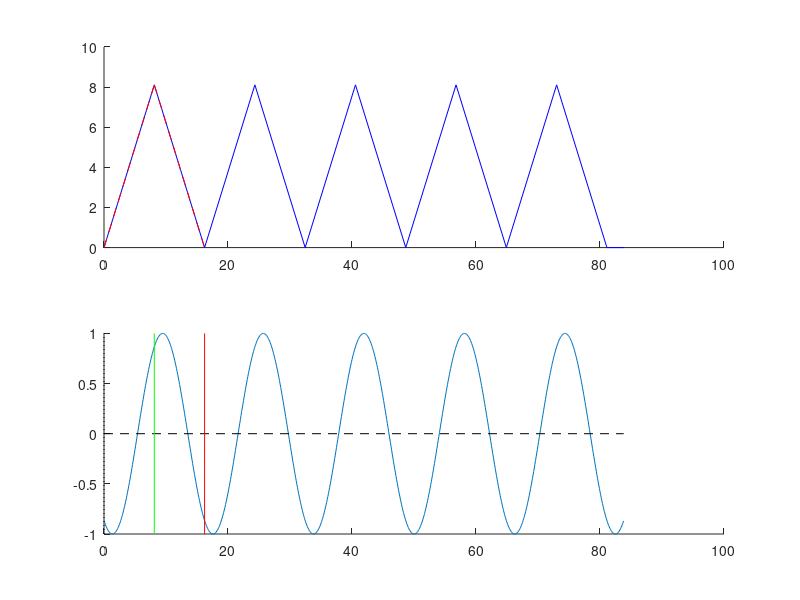
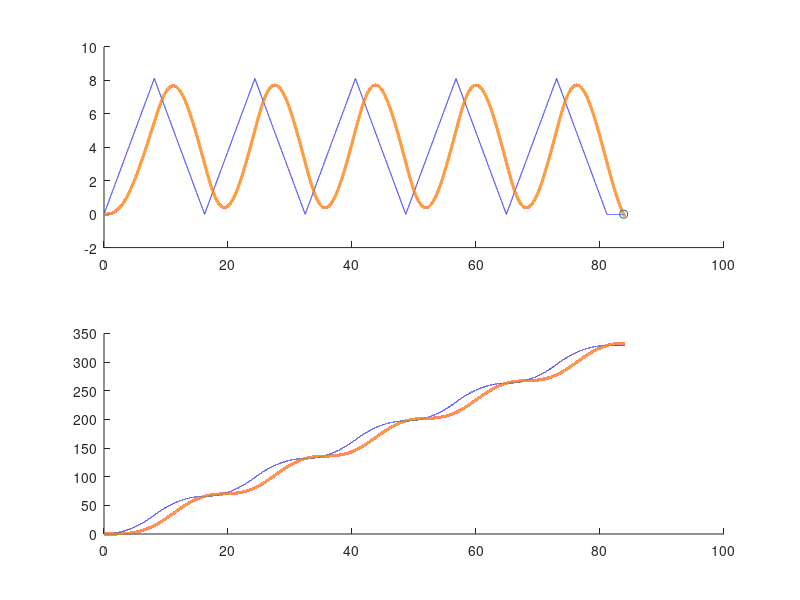
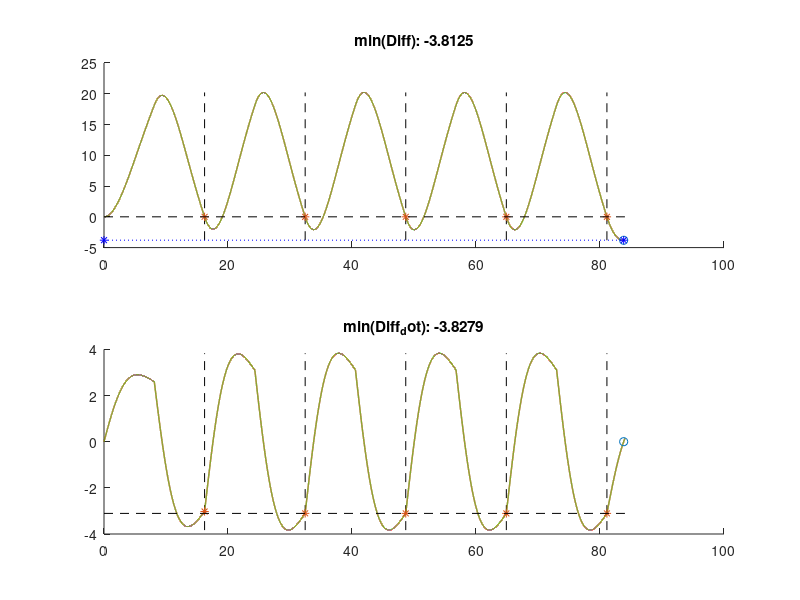

These charts were generated, in order, by the following MATLAB code:
clear;
kappa = 0.2;
tau = 0.5*sqrt(4/kappa);




theta = (tau*kappa)/2;
phi = sqrt(4*kappa-(tau*kappa)^2)/2;
alpha = asin(theta/sqrt(kappa));


a_bar = 1;
a_underbar = a_bar; % maximum deceleration
v_bar = 10;

%delta_max = v_bar/a_bar; 
%ratio = min(2*pi/phi/(2*delta_max),1);
delta = min (v_bar/a_bar,pi/phi);
v_max = delta*a_underbar;


denom = exp(theta*delta).*cos(phi*delta)-1;
numer = exp(theta*delta).*sin(phi*delta);
beta = acot (denom./numer);
beta = beta+ pi.*(denom<0)+2*pi.*((denom>0).*(numer<0));

K=5;

T =(2*K-1)*pi/phi+(2*alpha+beta)/phi ;
%T =2;
%f_0 = mod(T-(alpha+pi/2)/phi,2*pi/phi)-2*pi/phi;
%K = (T-(alpha+pi/2)/phi-f_0)/(2*pi/phi);

t_dec_start = T-(2*alpha+beta)/phi-2*pi/phi*(K-[1:K]);
t_dec_end = t_dec_start+delta;

t_acc_start = t_dec_start - pi/phi;
t_acc_end = t_dec_end - pi/phi;
t_p = [t_acc_start;t_acc_end;t_dec_start;t_dec_end]; 
t_bar_p = t_p;

if size(t_bar_p,2)>0
    if t_p(3,1)-delta>=0
        t_bar_p(1,1)= max(0,t_p(1,1));
        t_bar_p(2,1)= t_bar_p(1,1)+delta;
    else
        t_temp = mod(T- 2*alpha/phi,2*pi/phi);
        old_lhs = -t_temp;
        inc = 0.001;
        for delta1 = [inc:inc:2*pi/phi]
            denom1 = exp(theta*delta1).*cos(phi*delta1)-1;
            numer1 = exp(theta*delta1).*sin(phi*delta1);
            beta1 = acot (denom1/numer1);
            beta1 = beta1+ pi.*(denom1<0)+2*pi.*((denom1>0).*(numer1<0));
            new_lhs = beta1/phi+delta1-t_temp;
            if new_lhs>=0
                delta_1 = delta1-new_lhs/(new_lhs-old_lhs)*inc;
                break
            end        
            old_lhs = new_lhs;
        end 
        t_bar_p(1,1)= 0;
        t_bar_p(2,1)= delta_1;
        t_bar_p(3,1)= delta_1;
        t_bar_p(4,1)= 2*delta_1;
    end
end



TT=T+0.2;
interval = 0.001;


ts = [0:interval:TT];
xs = zeros(size(ts));
vs = zeros(size(ts));
ys = zeros(size(ts));
ws = zeros(size(ts));
as = zeros(size(ts));
ys_ana = zeros(size(ts));
ws_ana = zeros(size(ts));
diff = zeros(size(ts));
diff_ana = zeros(size(ts));
diff_dot_ana = zeros(size(ts));

j_old = 2;
y_0 = 0;
w_0 = 0;
t_0 = 0;
x_0 =0;
diff_0 = 0;
diff_dot_0 = 0;
for i = 2:length(ts)
    %update the first trajectory
    t = ts(i);
    if t<0
        continue
    end
    
    is_break =0;
    for k = 1:size(t_bar_p,2)
        for j = 1:4
            if t<=t_bar_p(j,k)
                is_break =1;
                break;
            end
        end
        if is_break
            break;
        end
    end
    
    if ~is_break
        j =1;
    end
    
    if j==2
         a_temp = a_bar;
    elseif j==4
         a_temp = -a_bar;
    else
        a_temp =0;
    end
    
    
    vs(i) = vs(i-1)+a_temp*interval;
    %vs(i) = max(0,min(vs(i),v_bar));
    
    xs(i) = xs(i-1)+(vs(i)+vs(i-1))/2*interval;
    
    % carfollowing    
    as(i) = kappa*(xs(i-1)-ys(i-1)-tau*ws(i-1));
    g = (as(i)-as(i-1))/interval;
    ws(i) = ws(i-1)+(as(i)+as(i-1))/2*interval;
    ys(i) = ys(i-1) + ws(i-1)*interval+as(i-1)*interval^2/2 ...
        +g*interval^3/6;
    
    
    
    if j == 2
       b = 0.5* a_bar;
       c =0;       
    elseif j==3
       b = 0;
       c = delta* a_bar;       
    elseif j==4
       b = -0.5* a_bar;
       c = delta* a_bar;       
    else
        b = 0;
        c = 0;        
    end
    if j~=j_old
        x_0 = xs(i-1);
        y_0 = ys_ana(i-1)-x_0;
        w_0 = ws_ana(i-1);
        t_0 = ts(i-1);
        diff_0 = -y_0;
        diff_dot_0 = vs(i-1)-w_0  ;
       
    end
    
    t=ts(i)-t_0;
    
%     C = b;
%     D = c-2*tau*b;
%     A = y_0/2+C/kappa+tau*D/2;
%     B = 1/(2*phi)*(-2*theta*A+c-2*tau*b-w_0);
%     im = sqrt(-1);
%     ys_ana(i) = (A+im*B)*exp((-theta+im*phi)*t)+(A-im*B)*exp((-theta-im*phi)*t)+C*t^2+D*t+y_0-2*A;
    
    
   ys_ana(i) = (exp(-theta*t)*cos(phi*t) + theta/phi*exp(-theta*t)*sin(phi*t))*y_0 + exp(-theta*t)*sin(phi*t)*1/phi*w_0...
        + (t^2-2*tau*t+2*tau/phi*exp(-theta*t)*sin(phi*t)+(1/theta*(exp(-theta*t)*cos(phi*t)-1)+1/phi*exp(-theta*t)*sin(phi*t))*(tau-2*theta*tau^2))*b...
        + (t+(exp(-theta*t)*cos(phi*t)-1)*tau-exp(-theta*t)*sin(phi*t)*(1-theta*tau)/phi)*c;
    
   D1 = exp(-theta*t)*cos(phi*t) + theta/phi*exp(-theta*t)*sin(phi*t);
    D2 = exp(-theta*t)*sin(phi*t)*1/phi;
    D3 = t^2-2*tau*t+1/theta*tau*(1-kappa*tau^2)*(exp(-theta*t)*cos(phi*t)-1)...
        +1/phi*tau*(3-kappa*tau^2)*exp(-theta*t)*sin(phi*t);
    D4 = t+(exp(-theta*t)*cos(phi*t)-1)*tau+ exp(-theta*t)*sin(phi*t)*(theta*tau-1)/phi;
    
    ys_ana(i) = D1*y_0 + D2*w_0 + D3*b+ D4*c;

    
    ys_ana(i) = ys_ana(i) + x_0;
    
    ws_ana(i) = -kappa/phi*exp(-theta*t)*sin(phi*t)*y_0+1/phi*(-theta*exp(-theta*t)*sin(phi*t)+phi*exp(-theta*t)*cos(phi*t))*w_0...
        +(2*t+2*tau*(exp(-theta*t)*cos(phi*t)-1)+1/phi*(2*theta*tau-2)*exp(-theta*t)*sin(phi*t))*b...
        +(1-exp(-theta*t)*cos(phi*t)-theta/phi*exp(-theta*t)*sin(phi*t))*c;
    
   
     A1 = exp(-theta*t)*cos(phi*t) + theta/phi*exp(-theta*t)*sin(phi*t);
     A2 = exp(-theta*t)*sin(phi*t)*1/phi;
     Bb = 2*tau*t-1/theta*tau*(1-kappa*tau^2)*(exp(-theta*t)*cos(phi*t)-1)...
         -1/phi*tau*(3-kappa*tau^2)*exp(-theta*t)*sin(phi*t);
     Bc = -tau*(exp(-theta*t)*cos(phi*t)-1)- theta*tau/phi*exp(-theta*t)*sin(phi*t);
    %C1 = D1;
    %C2 = D2;
    %C3 = -(D3-t^2);
    %C4 = -(D2+D4-t);
    
    
    diff_ana(i) = A1*diff_0+A2*diff_dot_0+Bb*b+Bc*c;
    diff (i) = xs(i)-ys(i);
    diff_dot(i) =(diff(i)-diff(i-1))/(ts(i)-ts(i-1));
    
     A1_dot = -kappa/phi*exp(-theta*t)*sin(phi*t);
     A2_dot  = -1/phi*theta*exp(-theta*t)*sin(phi*t)+exp(-theta*t)*cos(phi*t);
     Bb_dot = -2*tau*(exp(-theta*t)*cos(phi*t)-1)+1/phi*(2-2*theta*tau)*exp(-theta*t)*sin(phi*t);
     Bc_dot = tau*kappa/phi*exp(-theta*t)*sin(phi*t);
     diff_dot_ana (i)=  A1_dot*diff_0+A2_dot*diff_dot_0+Bb_dot*b+Bc_dot*c;
     j_old =j; 
end


%% Analytical solution
A = zeros (2,4);
B = zeros (1,4);
A_dot = zeros (2,4);
B_dot = zeros (1,4);

deltas = [delta,pi/phi-delta,delta,pi/phi-delta];
b = [0.5* a_bar,0,-0.5* a_bar,0];
c = [0,delta* a_bar,delta* a_bar,0];
 

for j = 1: 4
    t = deltas(j);
   
    A(1,j) = exp(-theta*t)*cos(phi*t) + theta/phi*exp(-theta*t)*sin(phi*t);
    A(2,j) = exp(-theta*t)*sin(phi*t)*1/phi;  
    Bb = 2*tau*t-1/theta*tau*(1-kappa*tau^2)*(exp(-theta*t)*cos(phi*t)-1)...
     -1/phi*tau*(3-kappa*tau^2)*exp(-theta*t)*sin(phi*t);
    Bc = -tau*(exp(-theta*t)*cos(phi*t)-1)- theta*tau/phi*exp(-theta*t)*sin(phi*t);
    B(j)= Bb*b(j)+Bc*c(j);
    
    A_dot(1,j) = -kappa/phi*exp(-theta*t)*sin(phi*t);
    A_dot(2,j)  = -1/phi*theta*exp(-theta*t)*sin(phi*t)+exp(-theta*t)*cos(phi*t);
    Bb_dot = -2*tau*(exp(-theta*t)*cos(phi*t)-1)+1/phi*(2-2*theta*tau)*exp(-theta*t)*sin(phi*t);
    Bc_dot = tau*kappa/phi*exp(-theta*t)*sin(phi*t);
    B_dot(j)= Bb_dot*b(j)+Bc_dot*c(j);
end
D = zeros(1,2);
D_dot = zeros(1,2);


E = B(3);
E_dot = B_dot(3);
for l3 = [1,2]
    D_temp3 = A(l3,3);
    D_dot_temp3 = A_dot(l3,3);    
    E_temp3 = A(l3,3);
    E_dot_temp3 = A_dot(l3,3);
    
    if l3 == 1
        E = E+E_temp3*B(2);
        E_dot = E_dot+E_dot_temp3*B(2);
    else
        E = E+E_temp3*B_dot(2);
        E_dot = E_dot+E_dot_temp3*B_dot(2);
    end
    for l2 = [1,2]
        if l3 == 1           
            D_temp2 = D_temp3*A(l2,2);
            D_dot_temp2 = D_dot_temp3*A(l2,2);            
            E_temp2 = E_temp3*A(l2,2);
            E_dot_temp2 = E_dot_temp3*A(l2,2);
        else
            D_temp2 = D_temp3 *A_dot(l2,2);
            D_dot_temp2 = D_dot_temp3 *A_dot(l2,2);
            E_temp2 = E_temp3*A_dot(l2,2);
            E_dot_temp2 = E_dot_temp3*A_dot(l2,2);
        end
        if l2 == 1
            E = E+E_temp2*B(1);
            E_dot = E_dot+E_dot_temp2*B(1);
        else
            E = E+E_temp2*B_dot(1);
            E_dot = E_dot+E_dot_temp2*B_dot(1);
        end
        for l1 = [1,2]
            if l2 == 1
                D_temp1 = D_temp2 *A(l1,1);
                D_dot_temp1 = D_dot_temp2 *A(l1,1);
                E_temp1 = E_temp2 *A(l1,1);
                E_dot_temp1 = E_dot_temp2 *A(l1,1);
            else
                D_temp1 = D_temp2 *A_dot(l1,1);
                D_dot_temp1 = D_dot_temp2 *A_dot(l1,1);
                E_temp1 = E_temp2 *A_dot(l1,1);
                E_dot_temp1 = E_dot_temp2 *A_dot(l1,1);
            end
            
            if l1 ==1
                D = D+ D_temp1 *[A(1,4),A(2,4)];
                D_dot = D_dot+ D_dot_temp1 *[A(1,4),A(2,4)];
                E = E+E_temp1*B(4);
                E_dot = E_dot+E_dot_temp1*B(4);
            else
                D = D+ D_temp1 *[A_dot(1,4),A_dot(2,4)];
                D_dot = D_dot+ D_dot_temp1 *[A_dot(1,4),A_dot(2,4)];
                E = E+E_temp1*B_dot(4);
                E_dot = E_dot+E_dot_temp1*B_dot(4);
            end
        end
    end
end

ks = [1:K];
t3 = -pi/phi + delta + ks*2*pi/phi;
Delta3 = E;
Delta_dot_3 = E_dot;
for k = 2:K
    Delta3(k) = D(1)*Delta3(k-1)+D(2)*Delta_dot_3(k-1)+E;
    Delta_dot_3(k) = D_dot(1)*Delta3(k-1)+D_dot(2)*Delta_dot_3(k-1)+E_dot;
end



%Coef_1 =  1/(1-D(1))*1/(1-D_dot(1)*D(2)/((1-D(1))*(1-D_dot(2))));
%Coef_2 = D(2)/((1-D(1))*(1-D_dot(2)))*1/(1-D_dot(1)*D(2)/((1-D(1))*(1-D_dot(2))));
%Delta3_inf = Coef_1*E + Coef_2*E_dot;
D(1) = exp(-2*pi*kappa*tau/(sqrt(4*kappa-tau^2*kappa^2)));
Delta3_inf  = 1/(1-D(1))*E;

% Coef_dot_1 = D_dot(1)/((1-D(1))*(1-D_dot(2)))*1/(1-D_dot(1)*D(2)/((1-D(1))*(1-D_dot(2))));
% Coef_dot_2 = 1/(1-D_dot(2))*1/(1-D_dot(1)*D(2)/((1-D(1))*(1-D_dot(2))));
% 
% Delta3_dot_inf = Coef_dot_1*E + Coef_dot_2*E_dot;
D_dot(2)=  exp(-2*pi*kappa*tau/(sqrt(4*kappa-tau^2*kappa^2)));
Delta3_dot_inf  = 1/(1-D_dot(2))*E_dot;

t = (2*alpha+beta)/phi - delta;
A1 = exp(-theta*t)*cos(phi*t) + theta/phi*exp(-theta*t)*sin(phi*t);
A2 = exp(-theta*t)*sin(phi*t)*1/phi;  
Bb = 2*tau*t-1/theta*tau*(1-kappa*tau^2)*(exp(-theta*t)*cos(phi*t)-1)...
 -1/phi*tau*(3-kappa*tau^2)*exp(-theta*t)*sin(phi*t);
Bc = -tau*(exp(-theta*t)*cos(phi*t)-1)- theta*tau/phi*exp(-theta*t)*sin(phi*t);
B4= Bb*b(4)+Bc*c(4);

Delta4_inf =A1*Delta3_inf + A2*Delta3_dot_inf+B4;


gap =min(diff)-Delta4_inf;

%% Plot

figure(1);
subplot(2,1,1);cla;hold on;

for i =1:size(t_bar_p,2)
    sep = t_bar_p(2,i)-t_bar_p(1,i);
    if i ==1
        plot([0,t_bar_p(1,i)],[0,0],'b');
    else
        plot([t_bar_p(4,i-1),t_bar_p(1,i)],[0,0],'b');
    end
    plot([t_bar_p(1,i),t_bar_p(2,i)],[0,sep*a_bar],'b');
    plot([t_bar_p(2,i),t_bar_p(3,i)],[sep*a_bar,sep*a_bar],'b')
    plot([t_bar_p(3,i),t_bar_p(4,i)],[sep*a_bar,0],'b')
    
    if i ==size(t_p,2)
        plot([t_bar_p(4,i),T],[0,0],'b');
    end
end
if size(t_bar_p,2)>0
    sep = t_p(2,1)-t_p(1,1);
    plot([t_p(1,1),t_p(2,1)],[0,sep*a_bar],'--r');
    plot([t_p(2,1),t_p(3,1)],[sep*a_bar,sep*a_bar],'--r')
    plot([t_p(3,1),t_p(4,1)],[sep*a_bar,0],'--r')
    xLimits = get(gca,'XLim');
end

subplot(2,1,2);cla;hold on;
t = [0:0.1:T];
H_var = cos(phi*(T-t)-(alpha+pi)); %H /exp(-theta*(T-t))/sqrt(kappa)/phi
plot(t,H_var);

plot([0,0],[-1,1],':k');
plot([0,T],[0,0],'--k');
if size(t_bar_p,2)>0
    plot([t_bar_p(2,1),t_bar_p(2,1)],[-1,1],'g');
    plot([t_bar_p(4,1),t_bar_p(4,1)],[-1,1],'r');
    %plot([t_1,t_1],[-1,1],'k');
    %plot([t_2,t_2],[-1,1],'r');
    
    xlim(xLimits);
end



figure(2);
subplot(2,1,1);cla;hold all;
plot(ts,vs,'b');
plot(ts,ws,'r','linewidth',2);
plot(ts,ws_ana,'y--','linewidth',2);
plot(T,0,'o');

subplot(2,1,2);cla;hold all;
plot(ts,xs,'b');
plot(ts,ys,'r','linewidth',2);
plot(ts,ys_ana,'y--','linewidth',2);

figure(3);
subplot(2,1,1);cla;hold all;
%plot(ts,vs,'b');

for t = t_bar_p(4,:)
    plot(t*[1,1],[min(diff),max(diff)],'k--');
end
plot(ts,diff,'r','linewidth',1);
plot(ts,diff_ana,'g--','linewidth',1);
[diff_min,i]=min(diff_ana);
plot(T,diff_min,'o');
title(['min(Diff): ',num2str(diff_min)])

plot(t3, Delta3,'*');
plot([min(ts),max(ts)],Delta3_inf*[1,1],'k--');
plot([0,T],[Delta4_inf,Delta4_inf],'b:*');


subplot(2,1,2);cla;hold all;
for t = t_bar_p(4,:)
    plot(t*[1,1],[min(diff_dot),max(diff_dot)],'k--');
end
plot(ts,diff_dot,'r','linewidth',1);
plot(ts,diff_dot_ana,'g--','linewidth',1);
plot(T,0,'o');
[diff_dot_min,i]=min(diff_dot_ana);
plot(t3, Delta_dot_3,'*');
plot([min(ts),max(ts)],Delta3_dot_inf*[1,1],'k--');
title(['min(Diff_dot): ',num2str(diff_dot_min)])

diff_min;
diff_dot_min;
E
E_dot
Delta4_inf



% omegas = [0:0.01:3];
% i = sqrt(-1);
% ss = i*omegas;
% TFs = (kappa)./(ss.^2+kappa+kappa*tau.*ss);
% TF_max = max(abs(TFs));
% 
% 
% figure(4);clf;hold all;
% plot(omegas ,abs(TFs),'b')
% result = [tau,Diff_min,TF_max];
% title(['TF_max: ',num2str(TF_max)])

